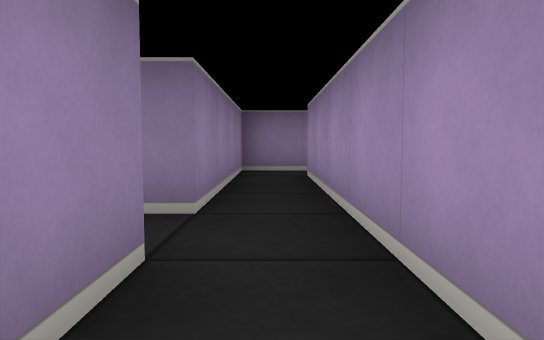
view 1 (above)

18 first-person views from a walk through a cub3D level. The camera is about half as high as the walls, tilts 4° down and sees 70° across. The floor is counted in squares. Each view is taken from the middle of a square. On the plan, view 1 faces up. The plan holds only what a view shows up to about 9 squares ahead; the rest is blank.

view 2
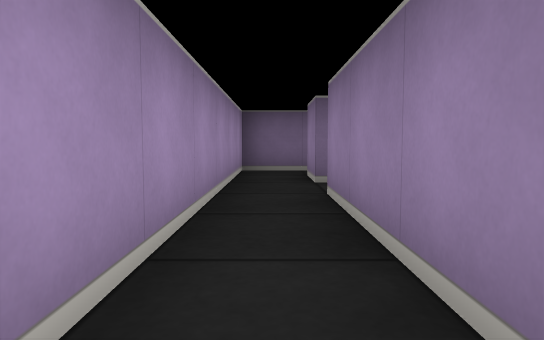

view 3
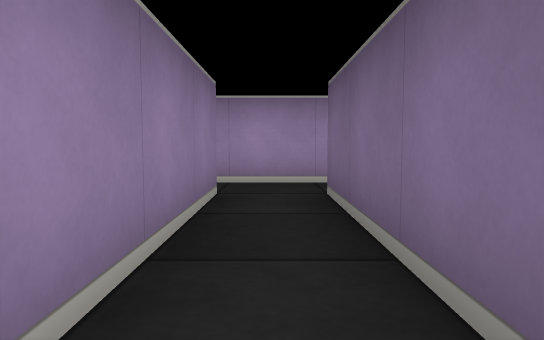

view 4
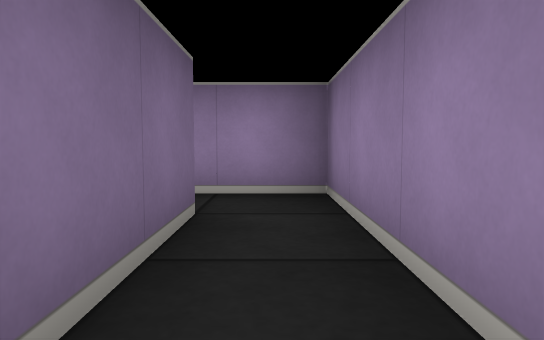

view 5
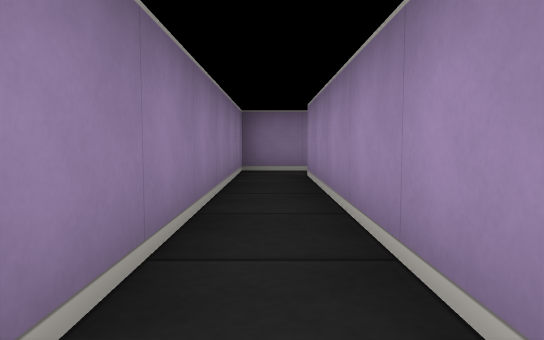

view 6
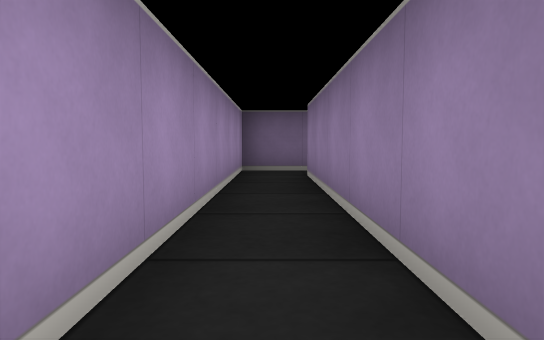

view 7
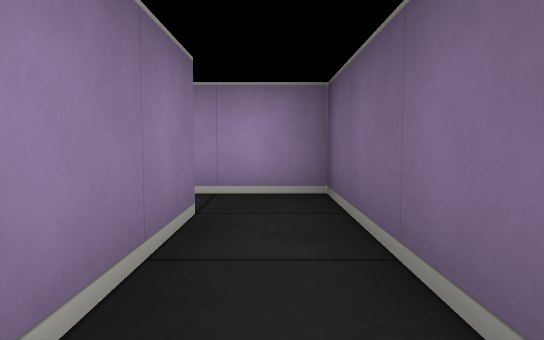

view 8
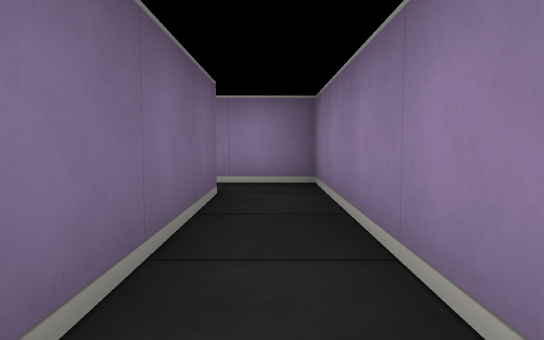

view 9
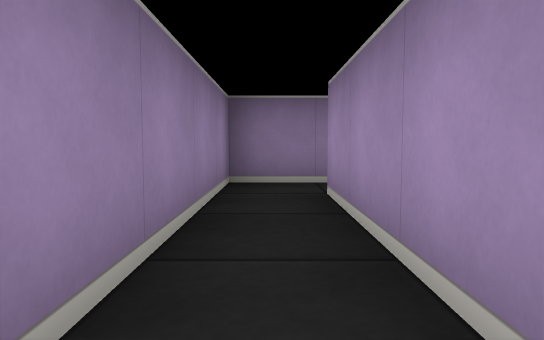

view 10
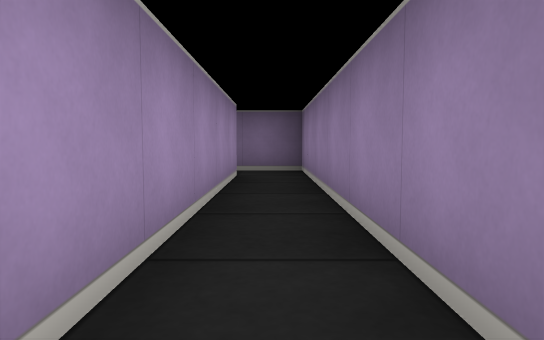

view 11
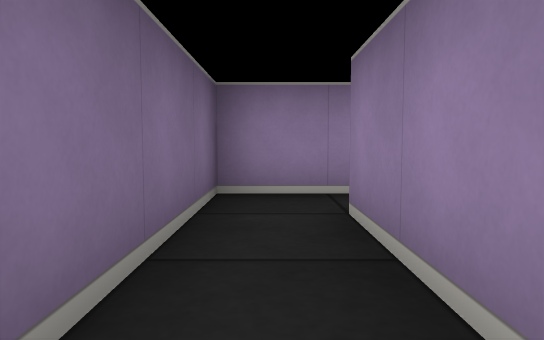

view 12
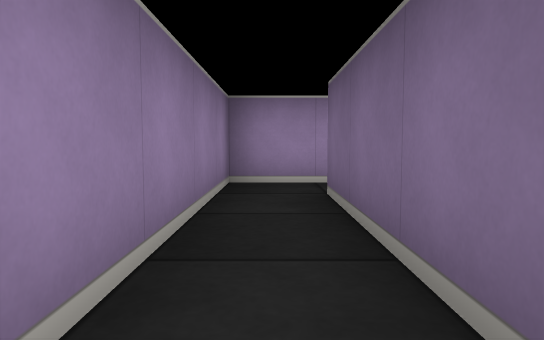

view 13
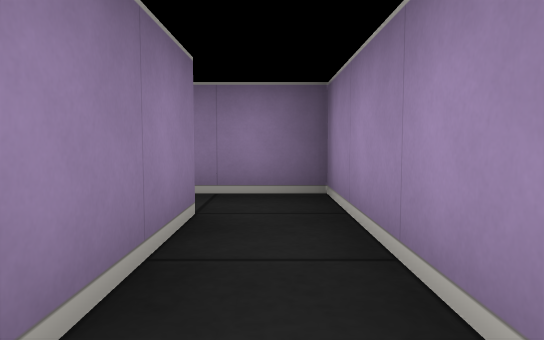

view 14
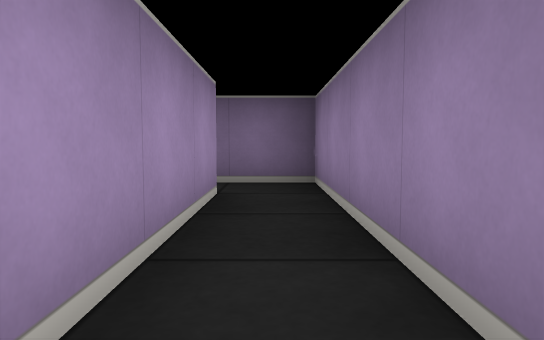

view 15
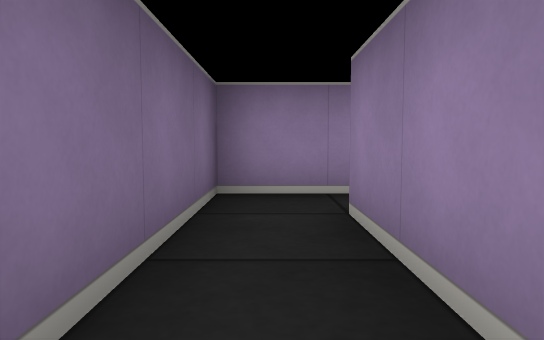

view 16
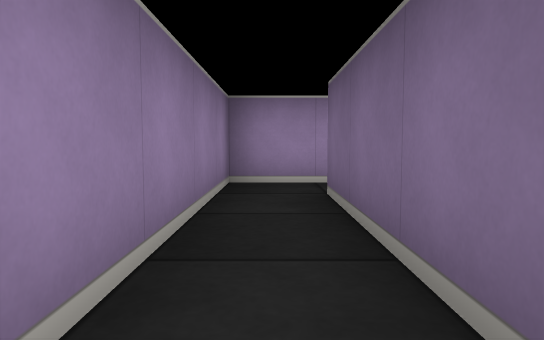

view 17
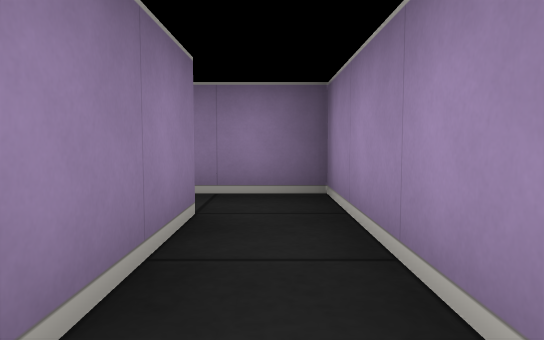

view 18
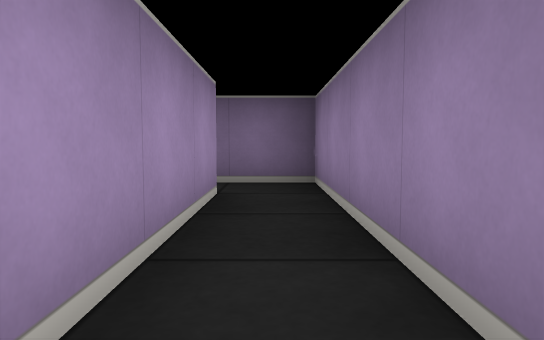

### Floor plan
Ten units are one square. View 1 is at (0, 0); x grows to the right and y downward. Boxes are objects, and circles mark ways between rooms. Rooms are numbered by the first view taken in them; rooms with no view inside come last. Other rooms are left out.
<svg viewBox="-90 -70 105 260">
<path fill="none" stroke="#000" d="M-6 5 5 5 5 -15M-5 -15 -5 -5M6 -65 -5 -65 -5 -25M5 -25 5 -55M-35 -25 -45 -25 -45 35M-35 35 -35 -15M-35 -15 -5 -15M-5 -25 -35 -25M5 -15 5 -25M-75 45 -35 45 -35 35M-45 35 -75 35M-75 35 -85 35 -85 95M-75 95 -75 45M-85 95 -85 105 -45 105 -45 135M-35 135 -35 95 -75 95M-45 135 -45 145 -5 145 -5 185 8 185M5 175 5 135 -35 135"/>
<circle cx="0" cy="-10" r="3" fill="#2a7"/>
<circle cx="0" cy="-30" r="3" fill="#2a7"/>
<circle cx="-30" cy="-20" r="3" fill="#2a7"/>
<circle cx="-40" cy="30" r="3" fill="#2a7"/>
<circle cx="-70" cy="40" r="3" fill="#2a7"/>
<circle cx="-80" cy="100" r="3" fill="#2a7"/>
<circle cx="-40" cy="140" r="3" fill="#2a7"/>
<text x="0" y="0">1</text>
<text x="0" y="-50">2</text>
<text x="-40" y="0">3</text>
<text x="-20" y="-20">4</text>
<text x="-60" y="40">5</text>
<text x="-80" y="60">6</text>
<text x="-50" y="100">7</text>
<text x="-10" y="140">8</text>
</svg>
Room 1 opens to room 4. Room 2 opens to room 4. Room 3 opens to room 4. Room 3 opens to room 5. Room 5 opens to room 6. Room 6 opens to room 7. Room 7 opens to room 8.

Where each view was taken, in squares from view 1:
view 1: 0 up, 0 right, facing up
view 2: 6 up, 0 right, facing down
view 3: 2 up, 4 left, facing right
view 4: 2 up, 1 left, facing left
view 5: 4 down, 4 left, facing up
view 6: 2 up, 4 left, facing down
view 7: 4 down, 7 left, facing right
view 8: 4 down, 4 left, facing left
view 9: 8 down, 8 left, facing up
view 10: 4 down, 8 left, facing down
view 11: 10 down, 5 left, facing left
view 12: 10 down, 8 left, facing right
view 13: 13 down, 4 left, facing up
view 14: 10 down, 4 left, facing down
view 15: 14 down, 1 left, facing left
view 16: 14 down, 4 left, facing right
view 17: 17 down, 0 right, facing up
view 18: 14 down, 0 right, facing down
